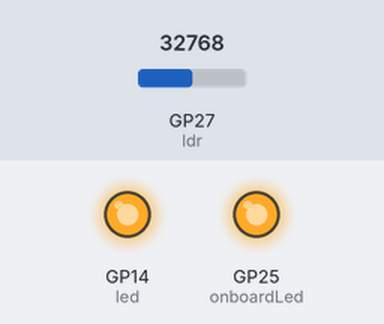
A program run on a simulated Raspberry Pi Pico running MicroPython. Shown: output pins drawn as LEDs (lit = HIGH). Inputs (shaded band) come from the test bench; at power-on: GP27 (ldr) = 32768 (analog values on the 0–65535 scale). Threads take turns every 2 ms.

Above: at 1.2 s.
1.3 s: GP27 (ldr) set to 1056
4.3 s: GP27 (ldr) set to 912
At 5.5 s:
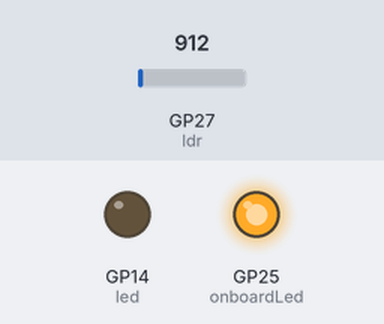
7.3 s: GP27 (ldr) set to 7864
At 7.7 s:
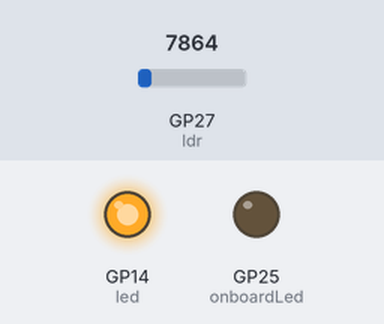
10.3 s: GP27 (ldr) set to 345
At 11.3 s:
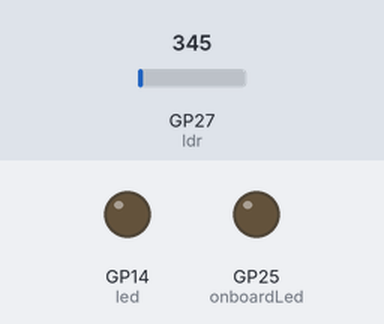
Timing chart, 0 to 14.3 s (numbered marks = the images above; inputs shaded):
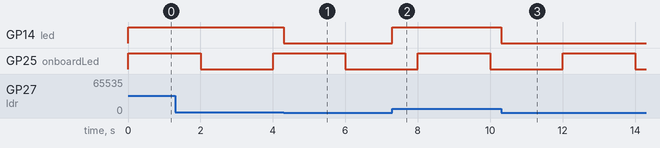

The program:

multicore-sensor.py
```python
from machine import Pin
from time import sleep
import _thread


def thread0():
    ldr = machine.ADC(27)
    led = Pin(14,Pin.OUT)
    while True:
         if (ldr.read_u16() > 1000):
             led.value(1)
         else:
            led.value(0)

def thread1():
    onboardLed = machine.Pin("LED", machine.Pin.OUT)
    while True:
        onboardLed.on()
        sleep(2)
        onboardLed.off()
        sleep(2)


second_thread = _thread.start_new_thread(thread1, ())

thread0()
```

Measured:
- the behaviour switches between 1008 and 992 on GP27 (ldr) (found by bisection; images 0 and 1)
- after the input at 4.3 s, GP14 (led): HIGH → LOW at once
- after the input at 7.3 s, GP14 (led): LOW → HIGH at once
- after the input at 10.3 s, GP14 (led): HIGH → LOW at once
